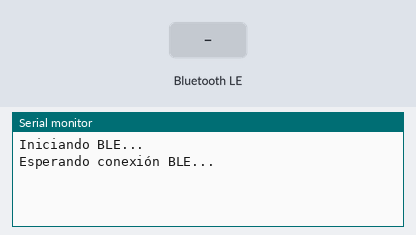
Simulated run of this sketch. Board: ESP32. On the bench: the last lines printed to the serial monitor. The test bench sets the inputs (shaded band). Nothing arrives over Bluetooth unless stated; a phone connects over Bluetooth LE 3 s after start.

Above: at 1.2 s.
1.3 s: Bluetooth LE write "1" received
At 2.1 s:
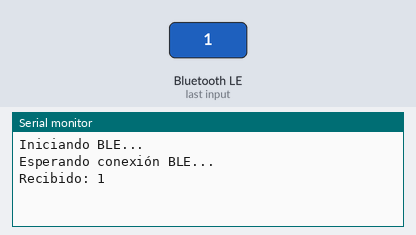
4.3 s: Bluetooth LE write "0" received
At 5.5 s:
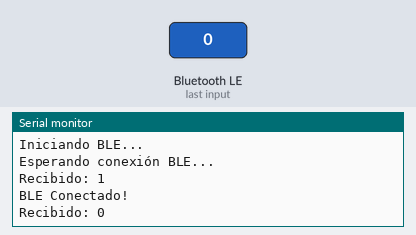
5.8 s: Bluetooth LE write "2" received
At 6.7 s:
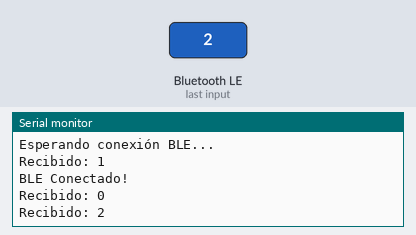

The sketch:

BLE-TEST.ino
```cpp
#include <Arduino.h>
#include <BLEDevice.h>
#include <BLEUtils.h>
#include <BLEServer.h>

#define SERVICE_UUID           "6E400001-B5A3-F393-E0A9-E50E24DCCA9E"
#define CHARACTERISTIC_UUID_RX "6E400002-B5A3-F393-E0A9-E50E24DCCA9E"
#define CHARACTERISTIC_UUID_TX "6E400003-B5A3-F393-E0A9-E50E24DCCA9E"

BLEServer* pServer = nullptr;
BLECharacteristic* pTxCharacteristic;
bool deviceConnected = false;

class MyServerCallbacks : public BLEServerCallbacks {
    void onConnect(BLEServer* pServer) override {
        deviceConnected = true;
        Serial.println("BLE Conectado!");
    }

    void onDisconnect(BLEServer* pServer) override {
        deviceConnected = false;
        Serial.println("BLE Desconectado!");
        BLEDevice::startAdvertising(); // Reiniciar publicidad tras desconexión
    }
};

class MyCallbacks : public BLECharacteristicCallbacks {
    void onWrite(BLECharacteristic* pCharacteristic) override {
        String rxValue = pCharacteristic->getValue(); // Obtener el valor correctamente

        if (rxValue.length() > 0) { // Verificar que haya datos recibidos
            Serial.print("Recibido: ");
            Serial.println(rxValue);

            // Enviar ACK para confirmar recepción
            pTxCharacteristic->setValue("ACK");
            pTxCharacteristic->notify();
        }
    }
};

void setup() {
    Serial.begin(115200);
    Serial.println("Iniciando BLE...");

    BLEDevice::init("ESP32_BLE");

    // Liberar memoria de Bluetooth clásico (opcional, mejora estabilidad)
    esp_bt_controller_mem_release(ESP_BT_MODE_CLASSIC_BT);

    pServer = BLEDevice::createServer();
    pServer->setCallbacks(new MyServerCallbacks());

    BLEService* pService = pServer->createService(SERVICE_UUID);

    pTxCharacteristic = pService->createCharacteristic(
        CHARACTERISTIC_UUID_TX,
        BLECharacteristic::PROPERTY_NOTIFY
    );

    BLECharacteristic* pRxCharacteristic = pService->createCharacteristic(
        CHARACTERISTIC_UUID_RX,
        BLECharacteristic::PROPERTY_WRITE
    );
    pRxCharacteristic->setCallbacks(new MyCallbacks());

    pService->start();

    BLEAdvertising* pAdvertising = BLEDevice::getAdvertising();
    pAdvertising->addServiceUUID(SERVICE_UUID);
    pAdvertising->setScanResponse(true);
    pAdvertising->setMinPreferred(0x06);
    pAdvertising->setMinPreferred(0x12);
    BLEDevice::startAdvertising();

    Serial.println("Esperando conexión BLE...");
}

void loop() {
    // No es necesario código en el loop, BLE maneja eventos
}
```

Measured:
- after the input at 1.3 s, the serial monitor: prints a new line at once (image 1)
- after the input at 4.3 s, the serial monitor: prints a new line at once (image 2)
- after the input at 5.8 s, the serial monitor: prints a new line at once (image 3)
